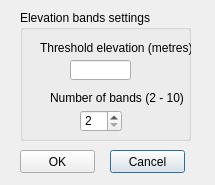
<?xml version="1.0" encoding="UTF-8"?>
<ui version="4.0">
 <class>ElevatioBandsDialog</class>
 <widget class="QDialog" name="ElevatioBandsDialog">
  <property name="geometry">
   <rect>
    <x>0</x>
    <y>0</y>
    <width>215</width>
    <height>185</height>
   </rect>
  </property>
  <property name="windowTitle">
   <string>Elevation Bands</string>
  </property>
  <property name="windowIcon">
   <iconset>
    <normaloff>QSWAT-Icon/QSWAT-Icon-SWAT-16.ico</normaloff>QSWAT-Icon/QSWAT-Icon-SWAT-16.ico</iconset>
  </property>
  <widget class="QGroupBox" name="groupBox">
   <property name="geometry">
    <rect>
     <x>20</x>
     <y>10</y>
     <width>171</width>
     <height>131</height>
    </rect>
   </property>
   <property name="title">
    <string>Elevation bands settings</string>
   </property>
   <widget class="QLineEdit" name="elevBandsThreshold">
    <property name="geometry">
     <rect>
      <x>50</x>
      <y>50</y>
      <width>61</width>
      <height>20</height>
     </rect>
    </property>
    <property name="toolTip">
     <string>Elevation bands will be provided for subbasins whose maximum height exceeds this threshold.</string>
    </property>
    <property name="inputMethodHints">
     <set>Qt::ImhPreferNumbers</set>
    </property>
   </widget>
   <widget class="QLabel" name="label">
    <property name="geometry">
     <rect>
      <x>20</x>
      <y>30</y>
      <width>161</width>
      <height>16</height>
     </rect>
    </property>
    <property name="text">
     <string>Threshold elevation (metres)</string>
    </property>
   </widget>
   <widget class="QSpinBox" name="numElevBands">
    <property name="geometry">
     <rect>
      <x>60</x>
      <y>100</y>
      <width>42</width>
      <height>22</height>
     </rect>
    </property>
    <property name="minimum">
     <number>2</number>
    </property>
    <property name="maximum">
     <number>10</number>
    </property>
   </widget>
   <widget class="QLabel" name="label_2">
    <property name="geometry">
     <rect>
      <x>30</x>
      <y>80</y>
      <width>136</width>
      <height>16</height>
     </rect>
    </property>
    <property name="text">
     <string>Number of bands (2 - 10)</string>
    </property>
   </widget>
  </widget>
  <widget class="QPushButton" name="cancelButton">
   <property name="geometry">
    <rect>
     <x>110</x>
     <y>150</y>
     <width>75</width>
     <height>23</height>
    </rect>
   </property>
   <property name="text">
    <string>Cancel</string>
   </property>
  </widget>
  <widget class="QPushButton" name="okButton">
   <property name="geometry">
    <rect>
     <x>20</x>
     <y>150</y>
     <width>75</width>
     <height>23</height>
    </rect>
   </property>
   <property name="text">
    <string>OK</string>
   </property>
  </widget>
 </widget>
 <resources/>
 <connections/>
</ui>
